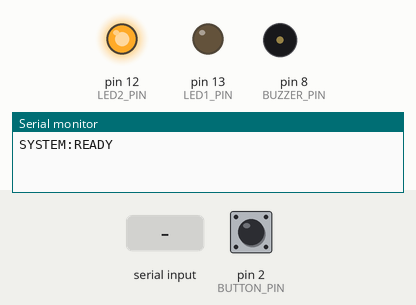
Simulated run of this sketch. Board: Arduino Uno, built with avr-gcc and run on an emulated ATmega328P. Shown: output pins drawn as LEDs (lit = HIGH), buzzer (waves = sounding), the last lines printed to the serial monitor. The inputs (shaded band) are chosen by the test bench; at power-on: pin 2 (BUTTON_PIN) HIGH.

Above: at 3.1 s.
3.2 s: pin 2 (BUTTON_PIN) pulled LOW for 0.15 s
At 4.6 s:
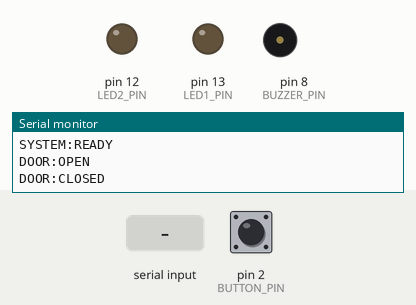
4.9 s: "BUZZ:LOCK\n" received over Serial
At 4.98 s:
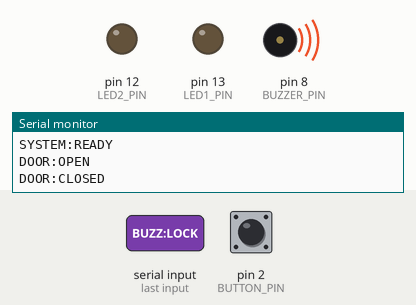
6.7 s: "LED2:OFF\n" received over Serial
At 7.6 s:
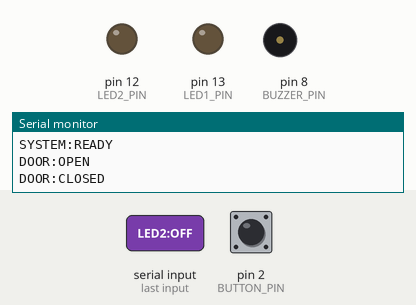
8.2 s: "LED:ON\n" received over Serial
At 8.6 s:
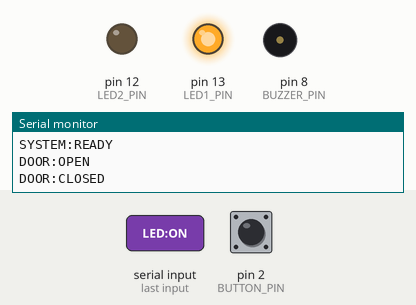
Timing chart, 0 to 10.7 s (numbered marks = the images above; inputs shaded):
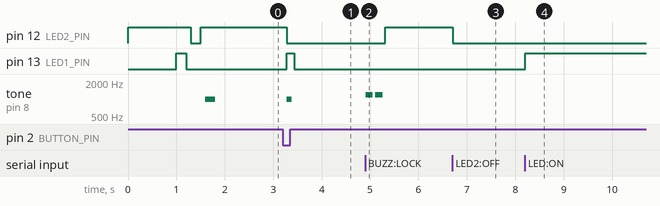

Measured:
- after the input at 3.2 s, pin 12 (LED2_PIN): HIGH → LOW after 0.08 s; pin 13 (LED1_PIN): LOW → HIGH after 0.08 s, → LOW 0.15 s later; tone on pin 8 (BUZZER_PIN): silent → 1000 Hz after 0.08 s, → silent 0.10 s later
- after the input at 4.9 s, pin 12 (LED2_PIN): LOW → HIGH after 0.41 s; tone on pin 8 (BUZZER_PIN): alternates 1200 Hz for 0.15 s and silent for 0.05 s, 4 changes in all, then stays silent, starting at once
- after the input at 6.7 s, pin 12 (LED2_PIN): HIGH → LOW at once
- after the input at 8.2 s, pin 13 (LED1_PIN): LOW → HIGH at once

The sketch:

SmartDoor_Fixed.ino
```cpp
/*
 * Smart Door Monitoring System — Arduino Sketch FIXED
 * Pins: LED1=13, LED2=12, Buzzer=8, Button=2
 */

const int LED1_PIN   = 13;
const int LED2_PIN   = 12;
const int BUZZER_PIN = 8;
const int BUTTON_PIN = 2;

bool lastButtonState = HIGH;
bool doorOpen        = false;

void setup() {
  pinMode(LED1_PIN,   OUTPUT);
  pinMode(LED2_PIN,   OUTPUT);
  pinMode(BUZZER_PIN, OUTPUT);
  pinMode(BUTTON_PIN, INPUT_PULLUP);

  digitalWrite(LED1_PIN,  LOW);
  digitalWrite(LED2_PIN,  HIGH); // locked on boot
  digitalWrite(BUZZER_PIN, LOW);

  Serial.begin(9600);
  delay(1000);

  selfTest();
  Serial.println("SYSTEM:READY");
}

void loop() {
  // Read button
  bool currentState = digitalRead(BUTTON_PIN);

  // Detect change
  if (currentState != lastButtonState) {
    delay(80); // debounce
    currentState = digitalRead(BUTTON_PIN);

    if (currentState != lastButtonState) {
      lastButtonState = currentState;

      if (currentState == LOW) {
        doorOpen = true;
        digitalWrite(LED1_PIN, HIGH);
        digitalWrite(LED2_PIN, LOW);
        tone(BUZZER_PIN, 1000, 100);
        Serial.println("DOOR:OPEN");
        Serial.flush(); // make sure it sends immediately

      } else {
        doorOpen = false;
        digitalWrite(LED1_PIN, LOW);
        Serial.println("DOOR:CLOSED");
        Serial.flush();
      }
    }
  }

  // Read commands from Java
  if (Serial.available() > 0) {
    String cmd = Serial.readStringUntil('\n');
    cmd.trim();
    handleCommand(cmd);
  }

  delay(10); // faster loop = more responsive
}

void handleCommand(String cmd) {
  if (cmd == "LED:ON") {
    digitalWrite(LED1_PIN, HIGH);

  } else if (cmd == "LED:OFF") {
    digitalWrite(LED1_PIN, LOW);

  } else if (cmd == "LED2:ON") {
    digitalWrite(LED2_PIN, HIGH);

  } else if (cmd == "LED2:OFF") {
    digitalWrite(LED2_PIN, LOW);

  } else if (cmd == "BUZZ:SHORT") {
    tone(BUZZER_PIN, 1000, 100);
    delay(150);

  } else if (cmd == "BUZZ:LOCK") {
    tone(BUZZER_PIN, 1200, 150);
    delay(200);
    tone(BUZZER_PIN, 1200, 150);
    delay(200);
    digitalWrite(LED2_PIN, HIGH);

  } else if (cmd == "BUZZ:ALERT") {
    for (int i = 0; i < 5; i++) {
      tone(BUZZER_PIN, 2000, 80);
      delay(120);
    }

  } else if (cmd == "BUZZ:CRITICAL") {
    tone(BUZZER_PIN, 2500, 1000);
    delay(1100);

  } else if (cmd == "SELF:TEST") {
    selfTest();
    Serial.println("SELF:TEST:PASS");
  }
}

void selfTest() {
  digitalWrite(LED1_PIN, HIGH);
  delay(200);
  digitalWrite(LED1_PIN, LOW);
  delay(100);
  digitalWrite(LED2_PIN, LOW);
  delay(200);
  digitalWrite(LED2_PIN, HIGH);
  delay(100);
  tone(BUZZER_PIN, 1000, 200);
  delay(300);
  digitalWrite(LED2_PIN, HIGH); // locked on boot
}
```
